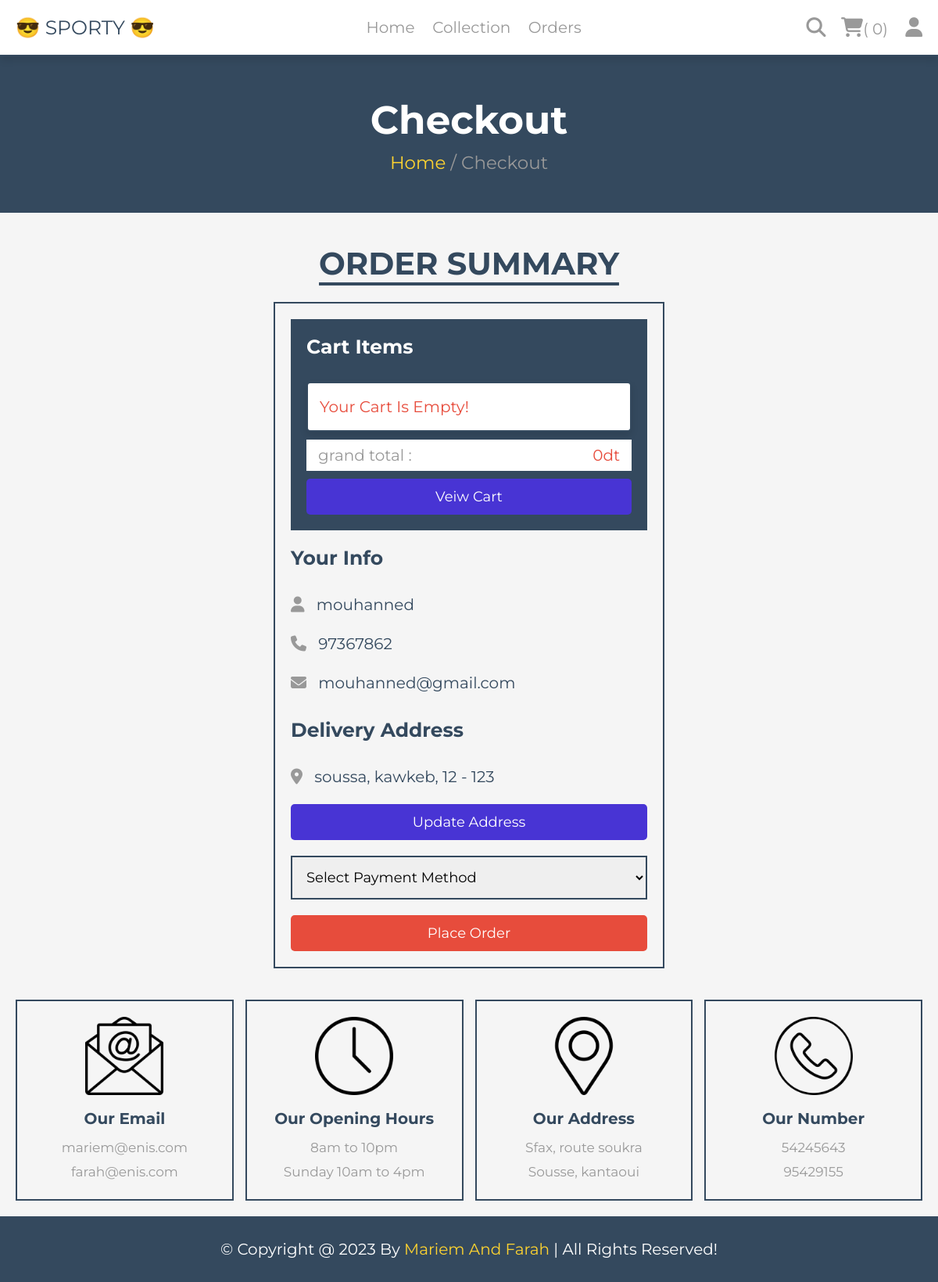
Screenshot of /checkout.php (signed in) with the database file from the repository.
### tables this page shows
CREATE TABLE `users` (
  `id` int(100) NOT NULL,
  `name` varchar(20) NOT NULL,
  `email` varchar(50) NOT NULL,
  `number` varchar(10) NOT NULL,
  `password` varchar(50) NOT NULL,
  `address` varchar(500) NOT NULL
);

### checkout.php (the view, shortened to what this page needs)
<?php
include 'components/connect.php';
if (isset($_SESSION['user_id'])) {
   $user_id = $_SESSION['user_id'];
} else {
   $user_id = '';
   header('location:home.php');
}
?>
<!DOCTYPE html>
<html lang="en">
<head>
   <link rel="stylesheet" href="https://cdnjs.cloudflare.com/ajax/libs/font-awesome/6.1.1/css/all.min.css">
   <link rel="stylesheet" href="css/style.css">
</head>
<body>
   <?php include 'components/user_header.php'; ?>
   <div class="heading">
      <h3>checkout</h3>
      <p><a href="home.php">home</a> <span> / checkout</span></p>
   </div>
   <section class="checkout">
      <h1 class="title">order summary</h1>
      <form action="" method="post">
         <div class="cart-items">
            <h3>cart items</h3>
            <?php
            $grand_total = 0;
            $cart_items[] = '';
            $select_cart = $conn->prepare("SELECT * FROM `cart` WHERE user_id = ?");
            $select_cart->execute([$user_id]);
            if ($select_cart->rowCount() > 0) {
               while ($fetch_cart = $select_cart->fetch(PDO::FETCH_ASSOC)) {
                  $cart_items[] = $fetch_cart['name'] . ' (' . $fetch_cart['price'] . ' x ' . $fetch_cart['quantity'] . ') - ';
                  $total_products = implode($cart_items);
                  $grand_total += ($fetch_cart['price'] * $fetch_cart['quantity']);
                  ?>
                  <p><span class="name">
                        <?= $fetch_cart['name']; ?>
                     </span><span class="price">
                        <?= $fetch_cart['price']; ?> x
                        <?= $fetch_cart['quantity']; ?>dt
                     </span></p>
                  <?php
               }
            } else {
               echo '<p class="empty">your cart is empty!</p>';
            }
            ?>
            <p class="grand-total"><span class="name">grand total :</span><span class="price">
                  <?= $grand_total; ?>dt
               </span></p>
            <a href="cart.php" class="btn">veiw cart</a>
         </div>
         <div class="user-info">
            <h3>your info</h3>
            <p><i class="fas fa-user"></i><span>
                  <?= $fetch_profile['name'] ?>
               </span></p>
            <p><i class="fas fa-phone"></i><span>
                  <?= $fetch_profile['number'] ?>
               </span></p>
            <p><i class="fas fa-envelope"></i><span>
                  <?= $fetch_profile['email'] ?>
               </span></p>
            <h3>delivery address</h3>
            <p><i class="fas fa-map-marker-alt"></i><span>
                  <?php if ($fetch_profile['address'] == '') {
                     echo 'please enter your address';
                  } else {
                     echo $fetch_profile['address'];
                  } ?>
               </span></p>
            <a href="update_address.php" class="btn">update address</a>
            <select name="method" class="box" required>
               <option value="" disabled selected>Select Payment Method</option>
            </select>
            <input type="submit" value="place order" class="btn <?php if ($fetch_profile['address'] == '') {
               echo 'disabled';
            } ?>" style="width:100%; background:var(--red); color:var(--white);" name="submit">
         </div>
      </form>
   </section>
   <?php include 'components/footer.php'; ?>
</body>
</html>

### css/style.css (style rules this page uses)
:root { --yellow:#fed330; --red:#e74c3c; --white:#fff; --black:#222; --light-color:#777; --border:.2rem solid var(--black); }
* { font-family: 'Rubik', sans-serif; margin:0; padding:0; box-sizing: border-box; outline: none; border: none; text-decoration: none; }
html { font-size: 62.5%; overflow-x: hidden; scroll-behavior: smooth; stop-opacity: 7rem; }
section { margin:0 auto; max-width: 1200px; padding:2rem; }
.title { text-align: center; margin-bottom: 2.5rem; font-size: 4rem; color:var(--black); text-transform: uppercase; text-decoration: underline; text-underline-offset: 1rem; }
.heading { display: flex; align-items: center; justify-content: center; gap:1rem; flex-flow: column; background-color: var(--black); min-height: 20rem; }
.heading h3 { font-size: 5rem; color:var(--white); text-transform: capitalize; }
.heading p { font-size: 2.3rem; color:var(--light-color); }
.heading p a { color:var(--yellow); }
.btn, .delete-btn { margin-top: 1rem; display: inline-block; font-size: 2rem; padding:1rem 3rem; cursor: pointer; text-transform: capitalize; transition: .2s linear; }
.btn { background-color: var(--yellow); color:var(--black); }
.empty { border:var(--border); padding:1.5rem; text-align: center; width: 100%; font-size: 2rem; text-transform: capitalize; color:var(--red); }
.checkout form { max-width: 50rem; margin:0 auto; border:var(--border); padding:2rem; }
.checkout form h3 { font-size: 2.5rem; text-transform: capitalize; padding: 2rem 0; color:var(--black); }
.checkout form .cart-items { background-color: var(--black); padding:2rem; padding-top: 0; }
.checkout form .cart-items h3 { color:var(--white); }
.checkout form .cart-items p { display: flex; align-items: center; gap:1.5rem; justify-content: space-between; margin:1rem 0; line-height: 1.5; font-size: 2rem; }
.checkout form .cart-items p .name { color:var(--light-color); }
.checkout form .cart-items p .price { color:var(--yellow); }
.checkout form .cart-items .grand-total { background-color: var(--white); padding:.5rem 1.5rem; }
.checkout form .cart-items .grand-total .price { color:var(--red); }
.checkout form .user-info p { font-size: 2rem; line-height: 1.5; padding:1rem 0; }
.checkout form .user-info p i { color:var(--light-color); margin-right: 1rem; }
.checkout form .user-info p span { color:var(--black); }
.checkout form .user-info .box { width: 100%; border:var(--border); padding:1.4rem; margin-top: 2rem; margin-bottom: 1rem; font-size: 1.8rem; }

### css/admin_style.css (style rules this page uses)
:root { --main-color:#4834d4; --red:#e74c3c; --orange:#f39c12; --black:#34495e; --white:#fff; --light-bg:#f5f5f5; --light-color:#999; --border:.2rem solid var(--black); --box-shadow:0 .5rem 1rem rgba(0,0,0,.1); }
* { font-family: 'Montserrat', sans-serif; margin:0; padding:0; box-sizing: border-box; text-decoration: none; outline: none; border:none; }
html { font-size: 62.5%; overflow-x: hidden; }
body { background-color: var(--light-bg); }
section { max-width: 1200px; margin:0 auto; padding:2rem; }
.btn, .delete-btn, .option-btn { display: block; margin-top: 1rem; border-radius: .5rem; cursor: pointer; width: 100%; font-size: 1.8rem; color:var(--white); padding:1.2rem 3rem; text-transform: capitalize; text-align: center; }
.btn { background-color: var(--main-color); }
.heading { text-align: center; margin-bottom: 2rem; text-transform: capitalize; color:var(--black); font-size: 3rem; }
.empty { border:var(--border); border-radius: .5rem; background-color: var(--white); padding:1.5rem; text-align: center; width: 100%; font-size: 2rem; text-transform: capitalize; color:var(--red); box-shadow: var(--box-shadow); }

### rows the page displays
users: name "mouhanned", number "97367862", email "mouhanned@gmail.com", address "soussa, kawkeb, 12 - 123", submit "place order"

### other values shown
$total_cart_items "0"
$grand_total "0"
